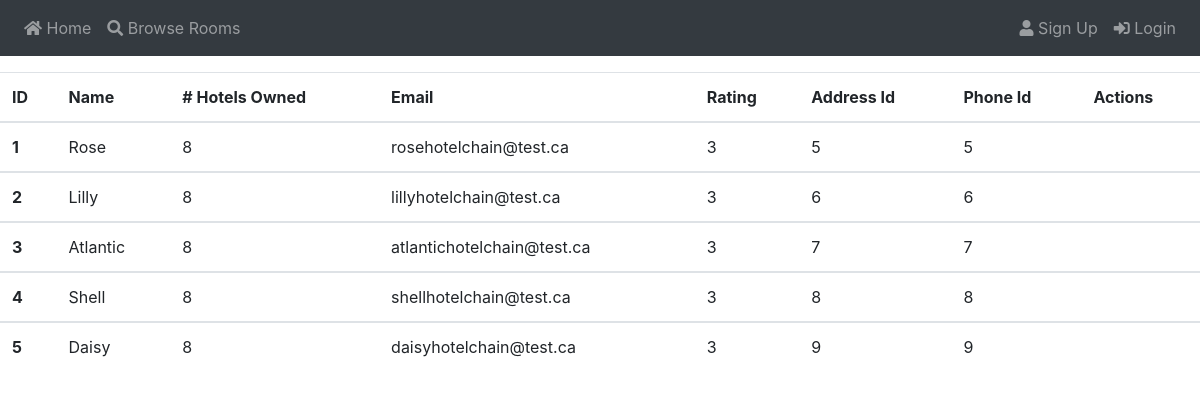
Page /view_chains on the committed database.
### app/models.py (models this page shows)
class Chain(db.Model):
    id          = db.Column(db.Integer, primary_key = True)
    name        = db.Column(db.String(64), nullable = False)
    hotels_owned = db.Column(db.Integer, nullable = False)
    email       = db.Column(db.String(128), nullable = False)
    rating      = db.Column(db.Integer, nullable = False)
    address     = db.Column(db.Integer, db.ForeignKey('addr.id'))
    phone       = db.Column(db.Integer, db.ForeignKey('phone.id'))
    hotels      = db.relationship('Hotel', backref = 'chain', lazy='dynamic')

### app/routes.py (the view)
@app.route("/view_chains")
def view_chains():
    chains = Chain.query.all()
    return render_template("view_chains.html", chains= chains)

### app/templates/view_chains.html (shortened to what this page needs)
{% extends "base.html" %}
{% block content %}
    <table class="table">
        <thead>
            <tr>
                <th scope="col">ID</th>
                <th scope="col">Name</th>
                <th scope="col"># Hotels Owned</th>
                <th scope="col">Email</th>
                <th scope="col">Rating</th>
                <th scope="col">Address Id</th>
                <th scope="col">Phone Id</th>
                <th scope="col">Actions</th>
            </tr>
        </thead>
        {% for c in chains %}
        <tbody>
            <tr>
                <th scope="row">{{ c.id }}</th>
                <td>{{ c.name }}</td>
                <td>{{ c.hotels_owned }}</td>
                <td>{{ c.email }}</td>
                <td>{{ c.rating }}</td>
                <td>{{ c.address }}</td>
                <td>{{ c.phone }}</td>
                <td>
                </td>
            </tr>
        </tbody>
    {% endfor %}
    </table>
{% endblock %}

### rows in the picture
Chain: id "1", name "Rose", hotels_owned "8", email "rosehotelchain@test.ca", rating "3", address "5", phone "5"
Chain: id "2", name "Lilly", hotels_owned "8", email "lillyhotelchain@test.ca", rating "3", address "6", phone "6"
Chain: id "3", name "Atlantic", hotels_owned "8", email "atlantichotelchain@test.ca", rating "3", address "7", phone "7"
Chain: id "4", name "Shell", hotels_owned "8", email "shellhotelchain@test.ca", rating "3", address "8", phone "8"
Chain: id "5", name "Daisy", hotels_owned "8", email "daisyhotelchain@test.ca", rating "3", address "9", phone "9"
